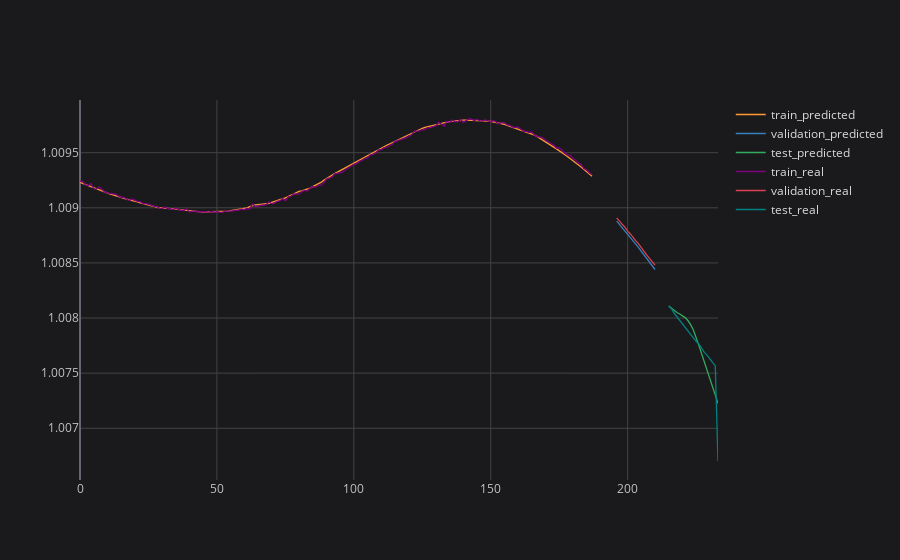

Source (notebook cell):
### Code cell
# plotting final result
plot_ticker = 'UNH'
plot_feature = target_feature

pd.DataFrame.from_dict(final_prediction_results[plot_ticker][plot_feature]).iplot(title=f'{plot_ticker} {plot_feature} {plot_imf}', layout=space)

### Figure 1 — Plotly figure (JSON) as saved in the notebook; plotly's stock layout.template omitted (floating-point values rounded to 4 significant figures; data arrays with more than 128 entries replaced by an {"elided": "..."} marker saying what was removed)
{"data": [{"line": {"color": "rgba(255, 153, 51, 1.0)", "dash": "solid", "shape": "linear", "width": 1.3}, "mode": "lines", "name": "train_predicted", "text": "", "type": "scatter", "x": {"elided": "234 int values"}, "y": {"elided": "234 mixed values"}}, {"line": {"color": "rgba(55, 128, 191, 1.0)", "dash": "solid", "shape": "linear", "width": 1.3}, "mode": "lines", "name": "validation_predicted", "text": "", "type": "scatter", "x": {"elided": "234 int values"}, "y": {"elided": "234 mixed values"}}, {"line": {"color": "rgba(50, 171, 96, 1.0)", "dash": "solid", "shape": "linear", "width": 1.3}, "mode": "lines", "name": "test_predicted", "text": "", "type": "scatter", "x": {"elided": "234 int values"}, "y": {"elided": "234 mixed values"}}, {"line": {"color": "rgba(128, 0, 128, 1.0)", "dash": "solid", "shape": "linear", "width": 1.3}, "mode": "lines", "name": "train_real", "text": "", "type": "scatter", "x": {"elided": "234 int values"}, "y": {"elided": "234 mixed values"}}, {"line": {"color": "rgba(219, 64, 82, 1.0)", "dash": "solid", "shape": "linear", "width": 1.3}, "mode": "lines", "name": "validation_real", "text": "", "type": "scatter", "x": {"elided": "234 int values"}, "y": {"elided": "234 mixed values"}}, {"line": {"color": "rgba(0, 128, 128, 1.0)", "dash": "solid", "shape": "linear", "width": 1.3}, "mode": "lines", "name": "test_real", "text": "", "type": "scatter", "x": {"elided": "234 int values"}, "y": {"elided": "234 mixed values"}}], "layout": {"legend": {"bgcolor": "#1A1A1C", "font": {"color": "#D9D9D9", "size": 12}}, "paper_bgcolor": "#1A1A1C", "plot_bgcolor": "#1A1A1C", "title": {"font": {"color": "#D9D9D9"}, "x": 0.5}, "xaxis": {"gridcolor": "#434343", "showgrid": true, "tickfont": {"color": "#C2C2C2", "size": 12}, "title": {"font": {"color": "#D9D9D9"}}, "zerolinecolor": "#666570"}, "yaxis": {"gridcolor": "#434343", "showgrid": true, "tickfont": {"color": "#C2C2C2", "size": 12}, "title": {"font": {"color": "#D9D9D9"}}, "zerolinecolor": "#666570"}}}
